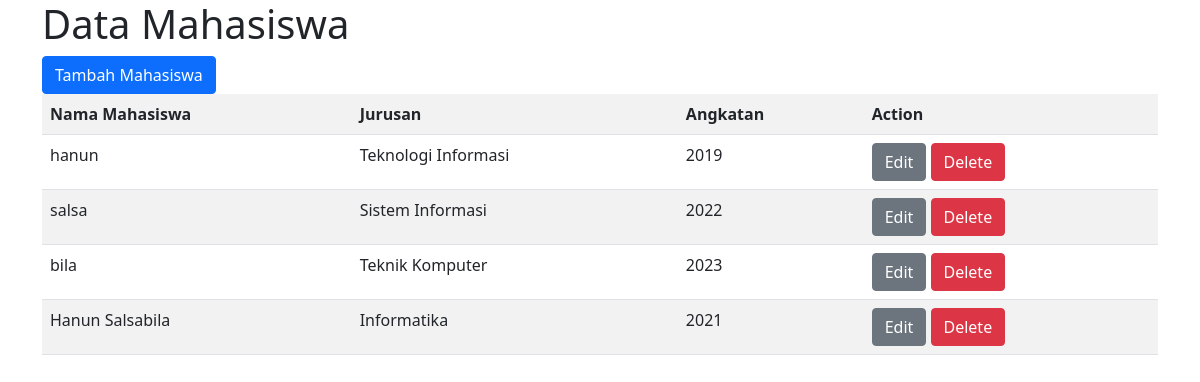
The page / on the database its author committed.
### tables this page shows
CREATE TABLE `mahasiswa` (
  `id` int(11) NOT NULL,
  `nama` varchar(255) NOT NULL,
  `jurusan_id` int(11) DEFAULT NULL,
  `angkatan_id` int(11) DEFAULT NULL
);

CREATE TABLE `jurusan` (
  `id` int(11) NOT NULL,
  `nama_jurusan` varchar(255) NOT NULL
);

CREATE TABLE `angkatan` (
  `id` int(11) NOT NULL,
  `tahun` int(11) NOT NULL
);

### index.php (the view, shortened to what this page needs)
<?php
require_once 'connection.php';
$query = "SELECT mahasiswa.id, mahasiswa.nama AS nama_mahasiswa, jurusan.nama_jurusan, angkatan.tahun
          FROM mahasiswa
          JOIN jurusan ON mahasiswa.jurusan_id = jurusan.id
          JOIN angkatan ON mahasiswa.angkatan_id = angkatan.id";
$result = $conn->query($query);
?>
<!DOCTYPE html>
<html lang="en">
<head>
    <link href="https://cdn.jsdelivr.net/npm/bootstrap@5.0.2/dist/css/bootstrap.min.css" rel="stylesheet">
</head>
<body>
<div class="container">
    <h1>Data Mahasiswa</h1>
    <a href="create.php" class="btn btn-primary">Tambah Mahasiswa</a>
    <table class="table table-striped">
        <tr>
            <th>Nama Mahasiswa</th>
            <th>Jurusan</th>
            <th>Angkatan</th>
            <th>Action</th>
        </tr>
        <?php
        if ($result->num_rows > 0) {
            while ($row = $result->fetch_assoc()) {
                ?>
                <tr>
                    <td><?php echo $row['nama_mahasiswa']; ?></td>
                    <td><?php echo $row['nama_jurusan']; ?></td>
                    <td><?php echo $row['tahun']; ?></td>
                    <td>
                        <a href="edit.php?id=<?php echo $row['id']; ?>" class="btn btn-secondary">Edit</a>
                        <a href="<?php echo 'delete.php?id=' . $row['id']; ?>" class="btn btn-danger">Delete</a>
                    </td>
                </tr>
                <?php
            }
        } else {
            ?>
            <tr>
                <td colspan="4">No data here!</td>
            </tr>
            <?php
        }
        ?>
    </table>
</div>
</body>
</html>

### rows shown on the page
mahasiswa: nama "hanun", jurusan.nama_jurusan "Teknologi Informasi", angkatan.tahun "2019"
mahasiswa: nama "salsa", jurusan.nama_jurusan "Sistem Informasi", angkatan.tahun "2022"
mahasiswa: nama "bila", jurusan.nama_jurusan "Teknik Komputer", angkatan.tahun "2023"
mahasiswa: nama "Hanun Salsabila", jurusan.nama_jurusan "Informatika", angkatan.tahun "2021"
